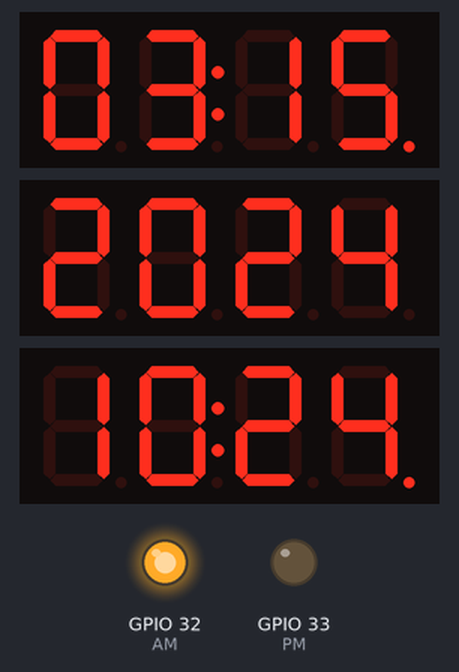
The sketch below on a simulated ESP32. Parts: 3 × 4-digit seven-segment display, output pins drawn as LEDs (lit = HIGH). WiFi joins after 1.5 s; servers stay silent unless stated; network time is answered at once with the bench clock; the local clock reads 2024-03-15 10:24:30 at power-on unless the sketch sets it; what the sketch prints to the serial monitor is not drawn.

Above: at 4.7 s.
At 90.1 s:
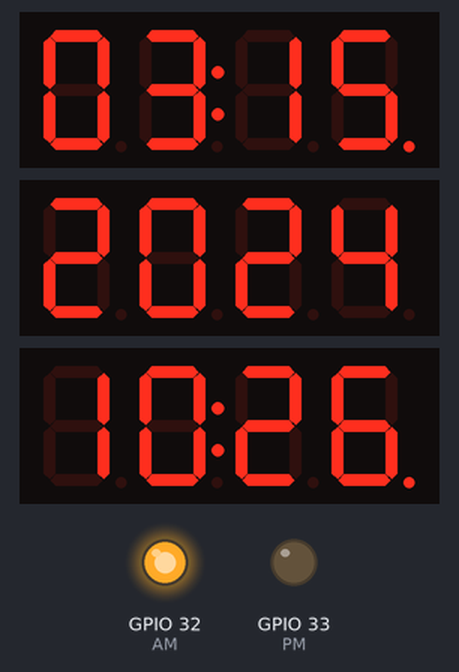
Timing chart, 0 to 91.6 s (numbered marks = the images above):
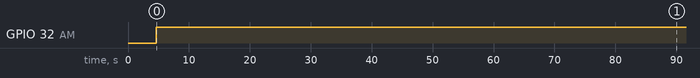

Measured:
- by itself, GPIO 32 (AM): LOW → HIGH at 4.6 s
- what the display in image 0 shows lasts 25.4 s, from 4.6 s to 30.0 s

The sketch:

BTTF_SIMPLE_CLOCK_WEBPORTAL_12H.ino
```cpp
#include "TM1637Display.h"
#include "WiFiManager.h"
#include "NTPClient.h"

#define red_CLK 16
#define red1_DIO 17
#define red2_DIO 18
#define red3_DIO 19

#define AM 32
#define PM 33

bool res;
const long utcOffsetInSeconds = 3600; // Offset in second
int Hour = 0;

//========================USEFUL VARIABLES=============================
int UTC = 2; // UTC + value in hour - Summer time
int Display_backlight = 3; // Set displays brightness 0 to 7;
//======================================================================

// Setup the red displays
TM1637Display red1(red_CLK, red1_DIO);
TM1637Display red2(red_CLK, red2_DIO);
TM1637Display red3(red_CLK, red3_DIO);

WiFiUDP ntpUDP;
NTPClient timeClient(ntpUDP, "pool.ntp.org", utcOffsetInSeconds*UTC);

void setup() {

  pinMode(red_CLK, OUTPUT);
  pinMode(red1_DIO, OUTPUT);
  pinMode(red2_DIO, OUTPUT);
  pinMode(red3_DIO, OUTPUT);
  pinMode(AM, OUTPUT);
  pinMode(PM, OUTPUT);


  Serial.begin(9600);

    WiFiManager manager;

   manager.setTimeout(180);
  //fetches ssid and password and tries to connect, if connections succeeds it starts an access point with the name called "BTTF_CLOCK" and waits in a blocking loop for configuration
  res = manager.autoConnect("BTTF_LAMP_CLOCK","password");
  //manager.resetSettings();
  if(!res) {
  Serial.println("failed to connect and timeout occurred");
  ESP.restart(); //reset and try again
  }

  delay(3000);

  timeClient.begin();
  red1.setBrightness(Display_backlight);
  red2.setBrightness(Display_backlight);
  red3.setBrightness(Display_backlight);

}

void loop() {

  timeClient.update();
  Serial.print("Time: ");
  Serial.println(timeClient.getFormattedTime());
  unsigned long epochTime = timeClient.getEpochTime();
  struct tm *ptm = gmtime ((time_t *)&epochTime);
  int currentYear = ptm->tm_year+1900;
  Serial.print("Year: ");
  Serial.println(currentYear);

  int monthDay = ptm->tm_mday;
  Serial.print("Month day: ");
  Serial.println(monthDay);

  int currentMonth = ptm->tm_mon+1;
  Serial.print("Month: ");
  Serial.println(currentMonth);

   if (timeClient.getHours() == 0)
  {
    Hour = 12;
    Serial.write(" =0");
  }

  else if (timeClient.getHours() == 12)
  {
    Hour = timeClient.getHours();
    Serial.write(" =12");
  }

  else if (timeClient.getHours() >= 13) {
    Hour = timeClient.getHours() - 12;
    Serial.write(" >=13");
  }

  else {
    Hour = timeClient.getHours();
  }

red1.showNumberDecEx(currentMonth,0b01000000,true,2,0);
red1.showNumberDecEx(monthDay,0b01000000,true,2,2);
red2.showNumberDecEx(currentYear,0b00000000,true);
red3.showNumberDecEx(Hour,0b01000000,true,2,0);
red3.showNumberDecEx(timeClient.getMinutes(),0b01000000,true,2,2);

if((currentMonth*30 + monthDay) >= 121 && (currentMonth*30 + monthDay) < 331){
timeClient.setTimeOffset(utcOffsetInSeconds*UTC);} // Change daylight saving time - Summer
else {timeClient.setTimeOffset((utcOffsetInSeconds*UTC) - 3600);} // Change daylight saving time - Winter


if(timeClient.getHours()>=13){
  digitalWrite(AM,0);
  digitalWrite(PM,1);}

else if(timeClient.getHours()==12){
  digitalWrite(AM,0);
  digitalWrite(PM,1);}

else{
  digitalWrite(AM,1);
  digitalWrite(PM,0);}


}
```
